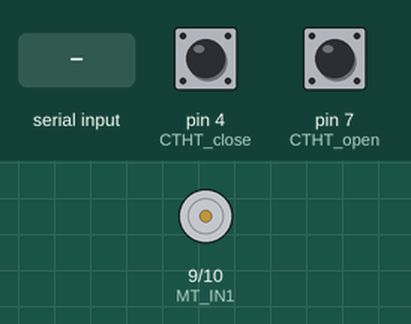
This sketch was run on a simulated Arduino Uno, built with avr-gcc and run on an emulated ATmega328P. On the bench: motor-driver pin pairs drawn as motors (green arrow = first pin HIGH = forward, orange = second pin HIGH = backward, longer = more drive). The inputs (shaded band) are chosen by the test bench; at power-on: pin 4 (CTHT_close) HIGH, pin 7 (CTHT_open) HIGH. What the sketch prints to the serial monitor is not drawn.

Above: at 1.2 s.
1.3 s: "2\n" received over Serial
At 1.6 s:
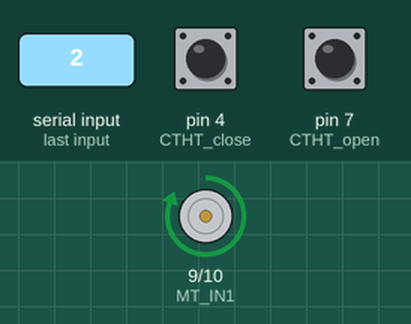
2.8 s: "90,45\n" received over Serial
Timing chart, 0 to 5.8 s (numbered marks = the images above; inputs shaded):
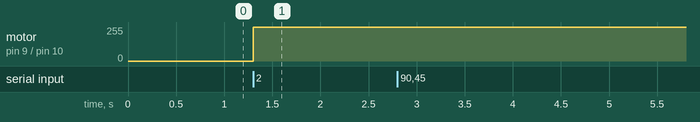

The sketch:

test.ino
```cpp
// Khai báo công tắt hành trình
const int CTHT_close = 4;
const int CTHT_open = 7;

// khai báo chân động cơ
const int MT_IN1 = 9;
const int MT_IN2 = 10;

// khai báo chân sensor rain
//const int Sen_rain = 13;
int readSensor = 1;
String TT = "Thoi tiet hom nay: ";

// Khai báo biến dùng millis()
typedef unsigned long ul;
ul time_gan = 0;

// Biến khóa
bool TG_senRain = 0; bool TG_giuCheDoClose = 0;

void setup() {
  Serial.begin(9600);
  pinMode(CTHT_close, INPUT_PULLUP);
  pinMode(CTHT_open, INPUT_PULLUP);
  //pinMode(Sen_rain, INPUT);
  pinMode(MT_IN1, OUTPUT);
  pinMode(MT_IN2, OUTPUT);

}

void loop() {
  Serial.print("Thoi tiet hom nay: ");
  while(Serial.available()==0){

  }
  readSensor = Serial.parseInt();
  useSensorRain();
}


//------------------------------------------------------------------//
void useSensorRain(){
  //int readSensor = digitalRead(Sen_rain);
  int readCTHTClose = digitalRead(CTHT_close);
  int readCTHTOpen = digitalRead(CTHT_open);

  // Có mưa
  if((readSensor == 2 && TG_senRain == 0)||TG_giuCheDoClose == 1){
    TG_giuCheDoClose = 1;
    digitalWrite(MT_IN1,1);
    digitalWrite(MT_IN2,0);
    if(digitalRead(CTHT_close) == 0){
      TG_senRain = 1;
      TG_giuCheDoClose = 0;
    }
    Serial.println("dang mua");
    delay(200);
  }
  // Tạnh mưa
  if(readSensor == 1 && TG_senRain == 1){
    digitalWrite(MT_IN1,0);
    digitalWrite(MT_IN2,1);
    if(digitalRead(CTHT_open) == 0) TG_senRain = 0;
    Serial.println("het mua");
    delay(200);
  }

//  Serial.print(readSensor); Serial.print(" - ");
    Serial.print(TG_giuCheDoClose);
    Serial.print(TG_senRain);
    Serial.print(" CTHT: "); Serial.print(readCTHTClose); Serial.print(" - "); Serial.println(readCTHTOpen);

}
```

Measured:
- after the input at 1.3 s, motor on pin 9 (MT_IN1) / pin 10 (MT_IN2): stopped → forward 255/255 at once
- after the input at 2.8 s, every drawn part: stays the same
